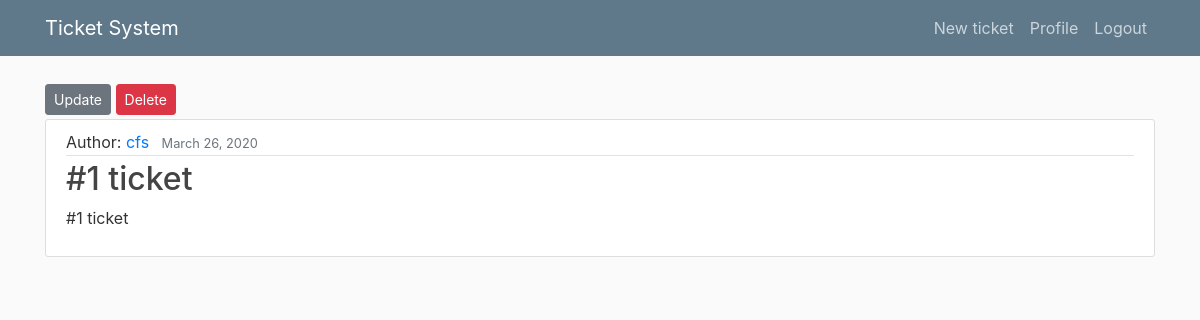
Before: /post/30/ (signed in) with the older database file.
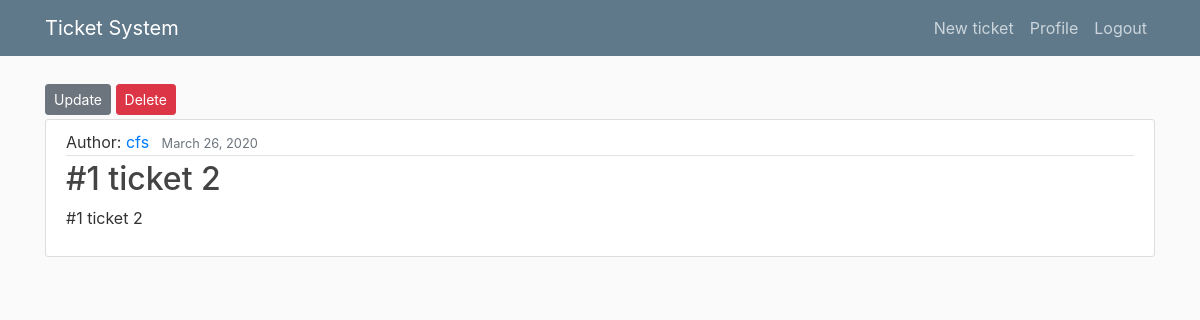
After: the same page with the newer database file.
### blog/models.py (models this page shows, shortened)
class Post(models.Model):
    title = models.CharField(max_length=100)
    content = models.TextField()
    date_posted = models.DateTimeField(default=timezone.now)
    author = models.ForeignKey(User, on_delete=models.CASCADE)

### blog/views.py (the view)
# urls.py: path('post/<int:pk>/', PostDetailView.as_view(), name='post-detail'), # uses primary key (int) as id for post
class PostDetailView(DetailView):
    model = Post

### blog/templates/blog/post_detail.html
{% extends "blog/base.html" %}
{% block content %}
<div class="container">
    <nav class="nav">
        {% if object.author == user %}
            <div>
                <a class="btn btn-secondary btn-sm mt-1 mb-1" href="{% url 'post-update' object.id %}">Update</a>
                <a class="btn btn-danger btn-sm mt-1 mb-1" href="{% url 'post-delete' object.id %}">Delete</a>
            </div>
        {% endif %}
    </nav>
    <article class="media content-section">
        <div class="media-body">
        <div class="article-metadata">
            Author: <a class="mr-2" href="{% url 'user-posts' object.author.username %}">{{ object.author }}</a>
            <small class="text-muted">{{ object.date_posted|date:"F d, Y" }}</small>
        </div>
        <h2 class="article-title">{{ object.title }}</h2>
        <p class="article-content">{{ object.content }}</p>
        </div>
    </article>
</div>
{% endblock content %}

Changed rows visible on the page:
changed Post "cfs": title "#1 ticket" → "#1 ticket 2"; content "#1 ticket" → "#1 ticket 2"
